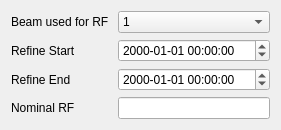
     <widget class="QWidget" name="layoutWidget">
      <property name="geometry">
       <rect>
        <x>10</x>
        <y>10</y>
        <width>281</width>
        <height>122</height>
       </rect>
      </property>
      <layout class="QGridLayout" name="gridLayout_4">
       <item row="2" column="0">
        <widget class="QLabel" name="label_6">
         <property name="text">
          <string>Refine End</string>
         </property>
        </widget>
       </item>
       <item row="0" column="1">
        <widget class="QComboBox" name="rfBeamComboBox">
         <property name="layoutDirection">
          <enum>Qt::LeftToRight</enum>
         </property>
         <property name="insertPolicy">
          <enum>QComboBox::InsertAtBottom</enum>
         </property>
         <property name="modelColumn">
          <number>0</number>
         </property>
         <item>
          <property name="text">
           <string>1</string>
          </property>
         </item>
         <item>
          <property name="text">
           <string>2</string>
          </property>
         </item>
        </widget>
       </item>
       <item row="0" column="0">
        <widget class="QLabel" name="label_4">
         <property name="toolTip">
          <string>The RF Frequency isn't always registered for both beams. Usually only BEAM 1 contains the data.</string>
         </property>
         <property name="text">
          <string>Beam used for RF </string>
         </property>
        </widget>
       </item>
       <item row="2" column="1">
        <widget class="QDateTimeEdit" name="endPlateauDateTimeEdit">
         <property name="displayFormat">
          <string>yyyy-MM-dd HH:mm:ss</string>
         </property>
        </widget>
       </item>
       <item row="1" column="0">
        <widget class="QLabel" name="label_5">
         <property name="text">
          <string>Refine Start</string>
         </property>
        </widget>
       </item>
       <item row="1" column="1">
        <widget class="QDateTimeEdit" name="startPlateauDateTimeEdit">
         <property name="displayFormat">
          <string>yyyy-MM-dd HH:mm:ss</string>
         </property>
        </widget>
       </item>
       <item row="3" column="1">
        <widget class="QLineEdit" name="nominalRfLineEdit">
         <property name="enabled">
          <bool>true</bool>
         </property>
         <property name="text">
          <string/>
         </property>
        </widget>
       </item>
       <item row="3" column="0">
        <widget class="QLabel" name="nominalRfLabel">
         <property name="toolTip">
          <string>&lt;html&gt;&lt;head/&gt;&lt;body&gt;&lt;p&gt;Nominal Frequency of the RF (Usually around 400_788_869).&lt;/p&gt;&lt;p&gt;If set to 0 or &lt;span style=&quot; font-style:italic;&quot;&gt;None&lt;/span&gt;, it will default to the first value of the measurement.&lt;/p&gt;&lt;/body&gt;&lt;/html&gt;</string>
         </property>
         <property name="text">
          <string>Nominal RF</string>
         </property>
        </widget>
       </item>
      </layout>
     </widget>
